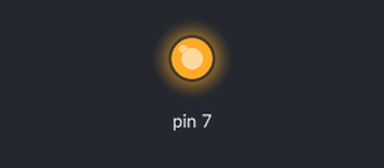
A sketch run on a simulated Arduino Uno, built with avr-gcc and run on an emulated ATmega328P. Parts: output pins drawn as LEDs (lit = HIGH).

Above: at 2.5 s.
At 7.5 s:
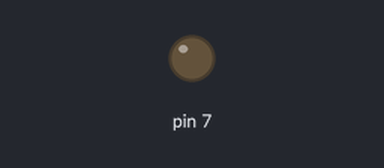
Timing chart, 0 to 13.0 s (numbered marks = the images above):
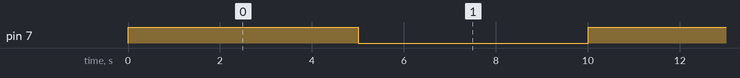

The sketch:

scarlet.ino
```cpp
//Progama mucho loko que envia um sinal alto à saída 7, aguarda 5 segundos e manda um sinal baixo para a saída 7 daí repete :P
void setup() {
  // put your setup code here, to run once:
  pinMode(7,OUTPUT);
}

void loop() {
  // put your main code here, to run repeatedly:
  digitalWrite(7,HIGH);
  delay(5000);
  digitalWrite(7,LOW);
  delay(5000);

}
```

Measured:
- by itself, pin 7: alternates HIGH for 5.0 s and LOW for 5.0 s
